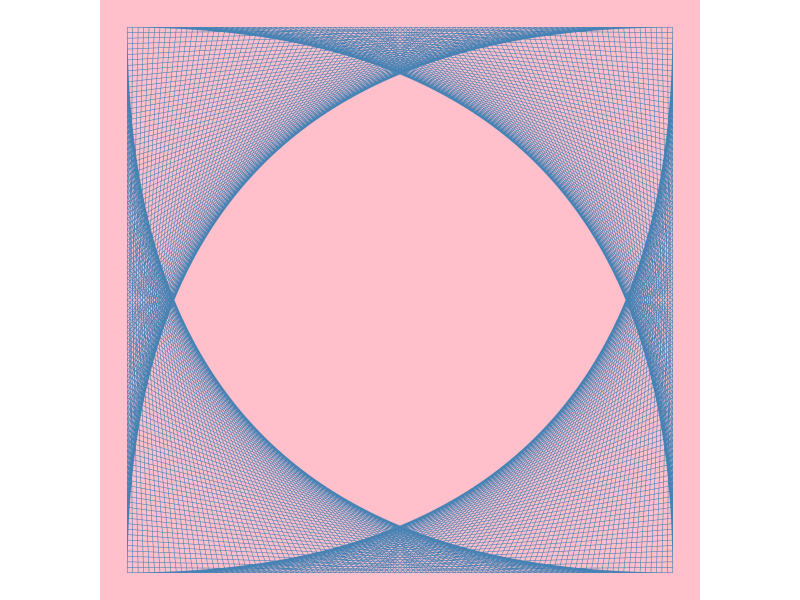
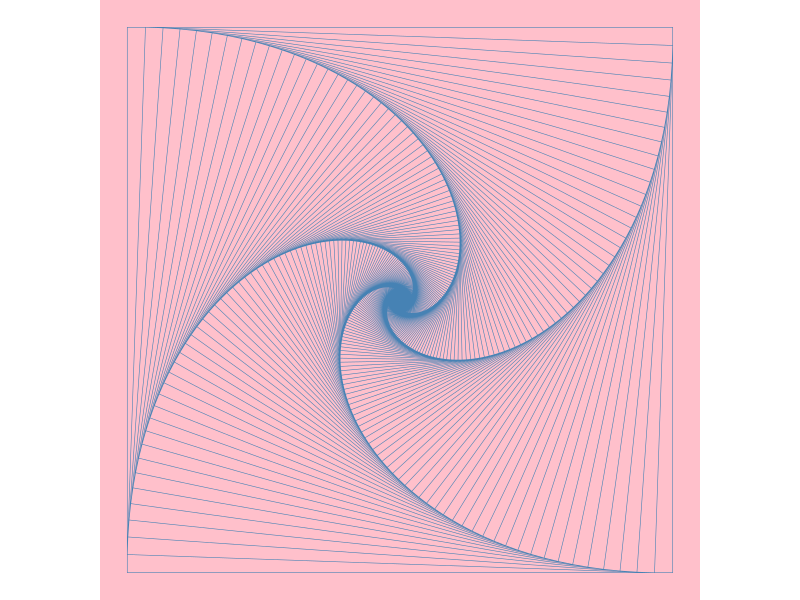
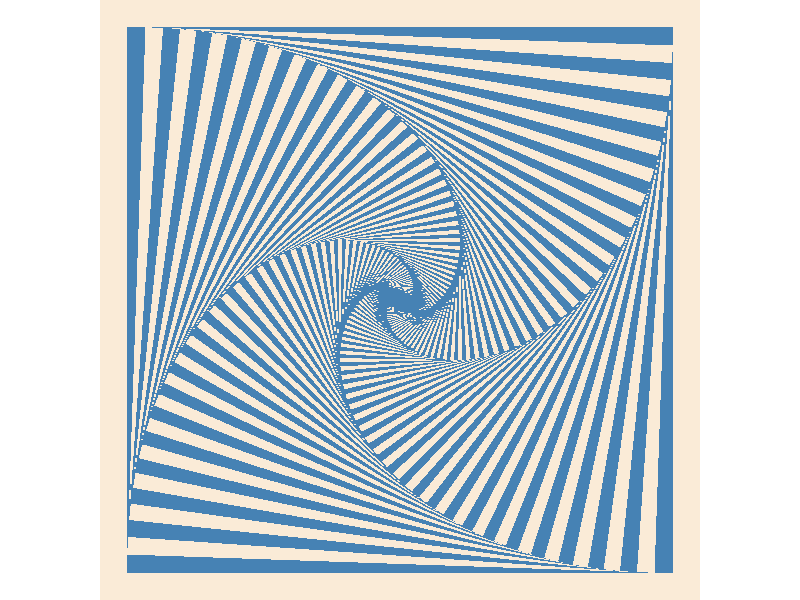
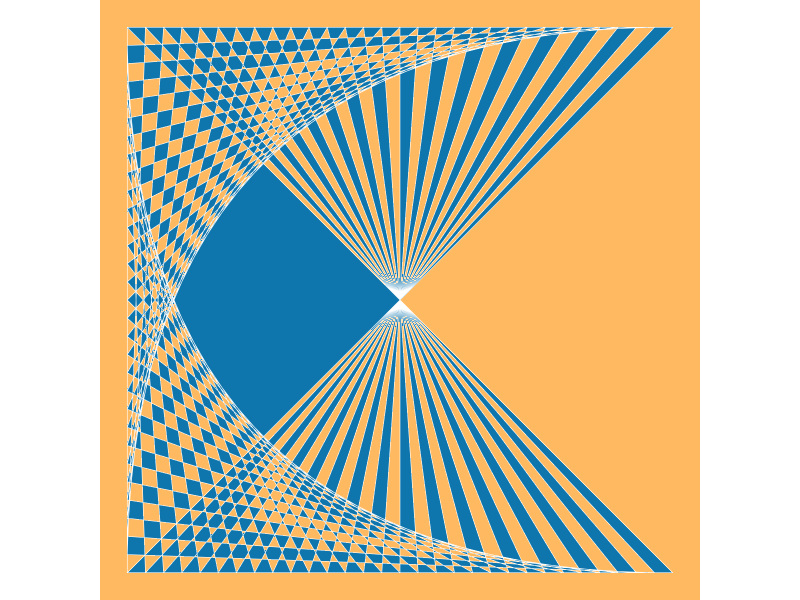
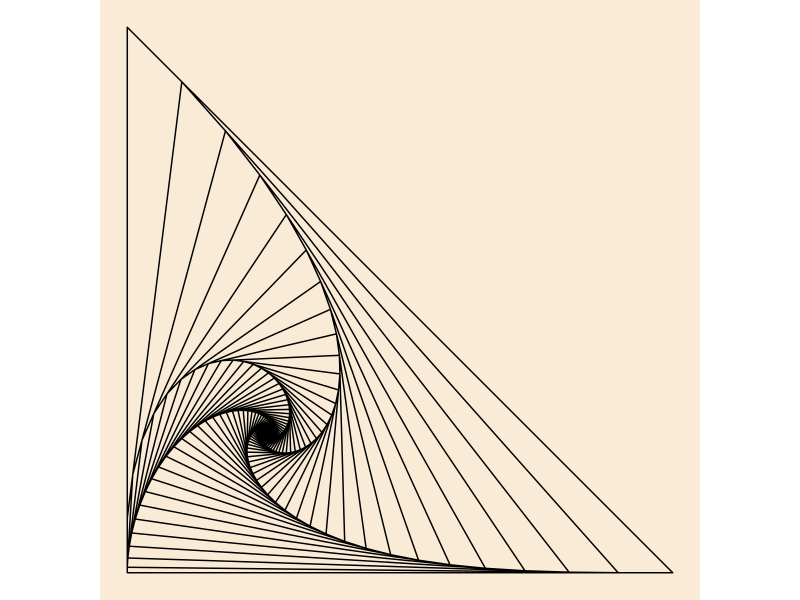
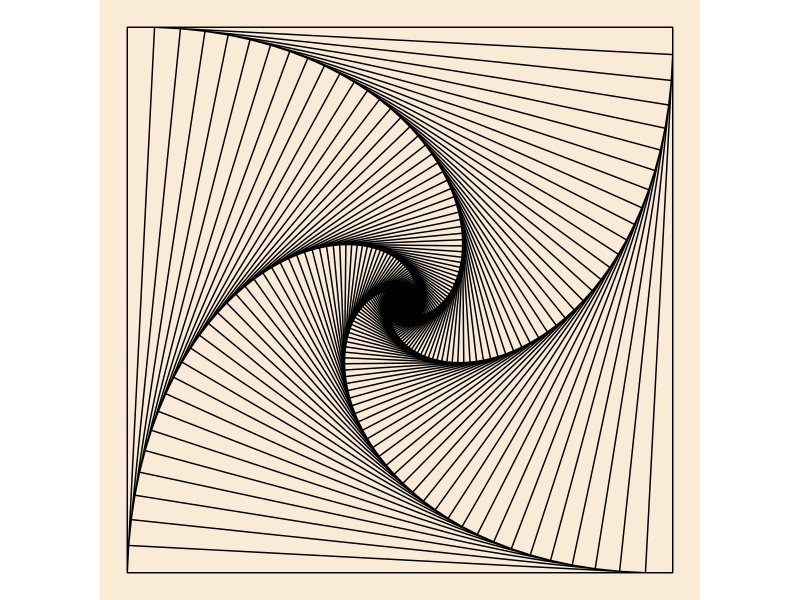
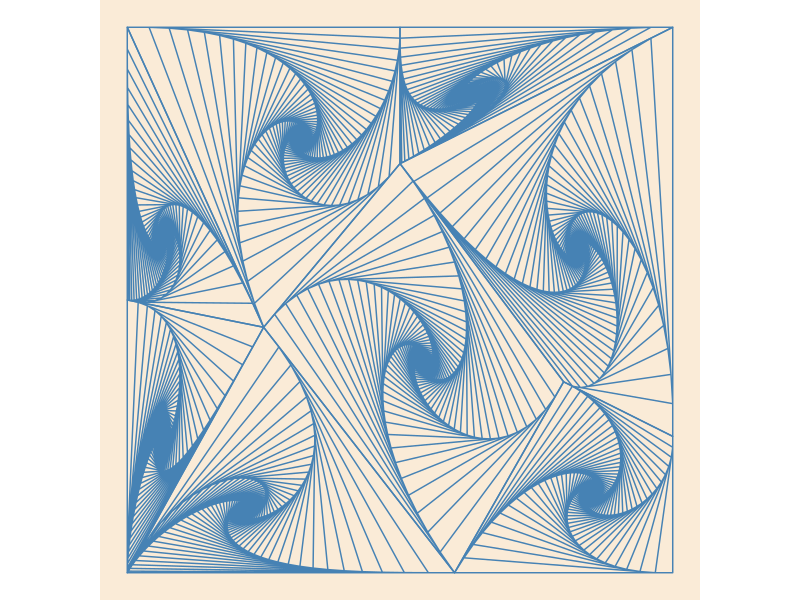
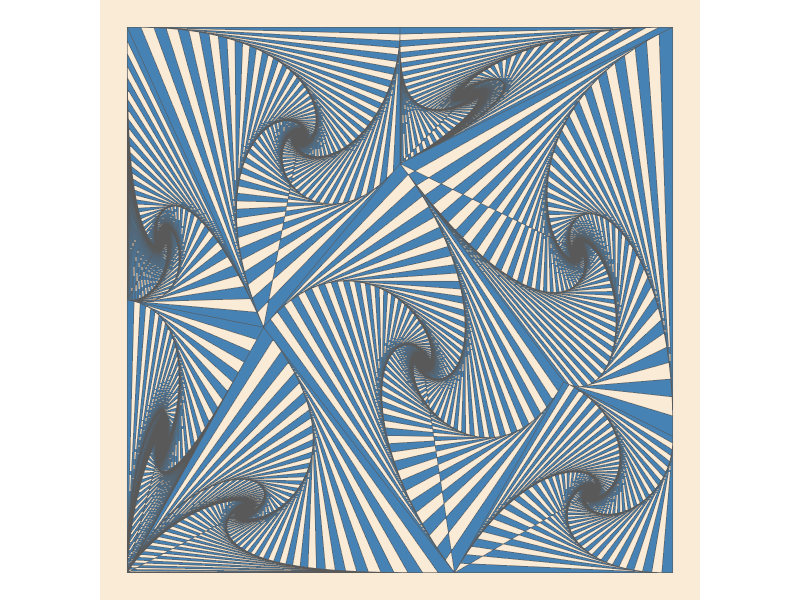

These figures' R source, in order: (Note: this script raises an error after producing the figures.)

# Source of inspiration: https://infrahumano.github.io/exterior/2020/04/18/mediod%C3%ADa.html
#                        https://youtu.be/C2vbYpa-AWk

library(tidyverse)
library(sf)

if (!dir.exists("visualization/spiral-pictures/")) dir.create("visualization/spiral-pictures/")


# First attempt -----------------------------------------------------------

square <- rbind(c(0, 0), c(0, 1), c(1, 1), c(1, 0), c(0, 0))

shift <- function(x, ..., d = 0.1) x + rbind(c(0, d), c(d, 0), c(0, -d), c(-d, 0), c(0, d))

accumulate(1:100, shift, .init = square, d = 0.01) %>% 
  st_polygon() %>%
  ggplot() + 
  geom_sf(fill = NA, size = 1/6, color = "steelblue") + 
  theme_void() + 
  theme(plot.background = element_rect(fill = "pink", color = NA))

ggsave("visualization/spiral-pictures/pic-1.png", device = "png", dpi = "print", bg = "pink")

# Second attempt ----------------------------------------------------------

rotate <- function(a) matrix(c(cos(a), sin(a), -sin(a), cos(a)), 2, 2)

rotate_shrink_push <- function(M, ..., d = 0.1) {
  
  angle <- pi/2 - acos(d / (1 - d))  ## this angle will only work with 1 x 1 squares
  
  M <- M %*% rotate(angle)  ## rotate
  M <- M * sqrt(2*d^2 - 2*d + 1) ## shrink
  M <- M + matrix(rep(c(0, d), nrow(M)), ncol = 2, byrow = TRUE)  ## push
  return(M)
}

output <- accumulate(1:200, rotate_shrink_push, .init = square, d = 1/30) %>% 
  st_polygon() 

output %>% 
  ggplot() + 
  geom_sf(fill = NA, size = 0.2, color = "steelblue") + 
  theme_void() + 
  theme(plot.background = element_rect(fill = "pink", color = NA))

ggsave("visualization/spiral-pictures/pic-2.png", device = "png", dpi = "print", bg = "pink")

output %>% 
  ggplot() + 
  geom_sf(fill = "steelblue", size = 0.2, color = NA) + 
  theme_void() + 
  theme(plot.background = element_rect(fill = "antiquewhite", color = NA))

ggsave("visualization/spiral-pictures/pic-3.png", device = "png", dpi = "print", bg = "antiquewhite")


# Third attempt -----------------------------------------------------------

triangle <- rbind(c(0, 0), c(0, 1),  c(1, 0), c(0, 0))

tri_shift <- function(x, ..., d = 0.1) x + rbind(c(0, d), c(d, 0), c(-d, 0), c(0, d))

accumulate(1:30, tri_shift, .init = triangle, d = 1/30) %>% 
  st_polygon() %>%
  ggplot() + 
  geom_sf(fill = "#0E75AD", color = "white", size = 1/10) + 
  theme_void() + 
  theme(plot.background = element_rect(fill = "#FFBA61", color = NA)) 

ggsave("visualization/spiral-pictures/pic-4.png", device = "png", dpi = "print", bg = "#FFBA61")


# Final attempt -----------------------------------------------------------

next_row <- function(M, ..., fraction = 0.1) {
  i <- nrow(M)
  rbind(M, M[i - 3, ] + (M[i - 2, ] - M[i - 3, ]) * fraction)
}

reduce(1:300, next_row, .init = triangle) %>% 
  list() %>% 
  st_multilinestring() %>% 
  ggplot() + 
  geom_sf(size = 0.2, color = "black") + 
  theme_void() + 
  theme(plot.background = element_rect(fill = "antiquewhite", color = NA))

reduce(1:500, next_row, .init = square, fraction = 0.05) %>% 
  list() %>% 
  st_multilinestring() %>% 
  ggplot() + 
  geom_sf(size = 0.2, color = "black") + 
  theme_void() + 
  theme(plot.background = element_rect(fill = "antiquewhite", color = NA))

ggsave("visualization/spiral-pictures/pic-5.png", device = "png", dpi = "print", bg = "antiquewhite")


## This is the same pattern from Javier's blog:

polygons <- list(
  rbind(c(0, 0), c(0, 500), c(250, 450), c(0, 0)),
  rbind(c(0, 500), c(250, 450), c(0, 1000), c(0, 500)), 
  rbind(c(0, 0), c(250, 450), c(600, 0), c(0, 0)),
  rbind(c(250, 450), c(0, 1000), c(500, 1000), c(500, 750), c(250, 450)),
  rbind(c(600, 0), c(250, 450), c(500, 750), c(800, 350), c(600, 0)),
  rbind(c(600, 0), c(800, 350), c(1000, 250), c(1000, 0), c(600, 0)),
  rbind(c(500, 750), c(800, 350), c(1000, 250), c(1000, 1000), c(500, 750)),
  rbind(c(500, 750), c(1000, 1000), c(500, 1000), c(500, 750))
)

spiral <- function(x, N = 300, ...) {
  reduce(1:N, next_row, .init = x, ...) 
}

map(polygons, spiral, fraction = 0.08, N = 500) %>% 
  st_multilinestring() %>% 
  ggplot() + 
  geom_sf(color = "steelblue", size = 0.2) + 
  theme_void() + 
  theme(plot.background = element_rect(fill = "antiquewhite", color = NA))

ggsave("visualization/spiral-pictures/pic-6.png", device = "png", dpi = "print", bg = "antiquewhite")

map(polygons, spiral, fraction = 0.05, N = 500) %>% 
  st_multilinestring() %>% 
  st_cast("MULTIPOLYGON") %>% 
  ggplot() + 
  geom_sf(fill = "steelblue", size = NA) + 
  theme_void() + 
  theme(plot.background = element_rect(fill = "antiquewhite", color = NA))

ggsave("visualization/spiral-pictures/pic-7.png", device = "png", dpi = "print", bg = "antiquewhite")


# Composition -------------------------------------------------------------

a <- spiral(square, N = 500, fraction = 0.08) %>% 
  list() %>% 
  st_multilinestring() %>% 
  ggplot() 

b <- list(triangle, rbind(c(0, 1), c(1, 1), c(1, 0), c(0, 1))) %>% 
  map(spiral) %>% 
  st_multilinestring() %>% 
  ggplot() 

c <- map(polygons, spiral, fraction = 0.08, N = 500) %>% 
  st_multilinestring() %>% 
  ggplot() 

rad <- function(degree) degree / 360 * 2 * pi

enclosing_square <- rbind(c(-1, -1), c(-1, 1.366025), c(1.366025, 1.366025), c(1.366025, -1), c(-1, -1))  %>% 
  list() %>% 
  st_polygon() 

output <-  c(0, seq(-90, 90, 30), 180, 270) %>% 
  map(~ square %*% rotate(rad(.))) %>% 
  map(spiral, fraction = .05, N = 500) %>% 
  st_multilinestring() 

upper <- output %>% unlist() %>% max()
lower <- output %>% unlist() %>% min()

enclosing_square <- rbind(c(lower, lower), c(lower, upper), c(upper, upper), c(upper, lower), c(lower, lower))  %>% 
  list() %>% 
  st_polygon() 

d <- output %>% 
  ggplot() +
  geom_sf(data = enclosing_square, fill = NA, color = "steelblue", size = 0.1) 

composition <- a + b + c + d & 
  geom_sf(color = "steelblue", size = 0.1) &
  theme_void() &
  theme(plot.background = element_rect(fill = "antiquewhite", color = "antiquewhite"))

composition + plot_layout(design = "1234")

ggsave("visualization/spiral-pictures/pic-8.png", device = "png", dpi = "print", bg = "antiquewhite")

c(0, seq(-90, 60, 30), 180, 270) %>% 
  map(~ square %*% rotate(rad(.))) %>% 
  map(spiral, fraction = .05, N = 500) %>% 
  append(enclosing_square) %>% 
  st_multilinestring() %>% 
  st_cast("MULTIPOLYGON") %>% 
  ggplot() +
  geom_sf(data = enclosing_square, fill = NA, color = "steelblue", size = 1) +
  geom_sf(fill = "steelblue", size = 0.1, color = NA) +
  theme_void() +
  theme(plot.background = element_rect(fill = "antiquewhite", color = "antiquewhite"))

ggsave("visualization/spiral-pictures/pic-9.png", device = "png", dpi = "print", bg = "antiquewhite")
